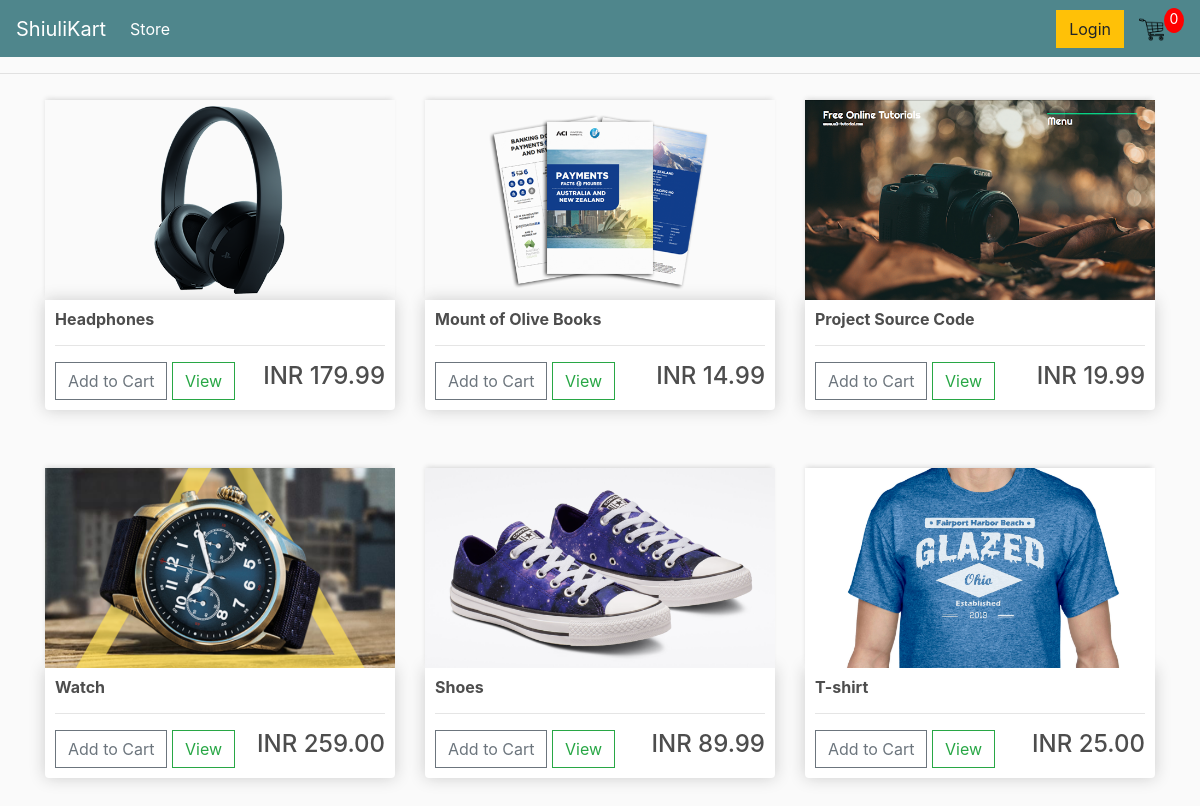
The page / on the database its author committed.
### store/models.py (models this page shows, shortened)
class Product(models.Model):
    name = models.CharField(max_length=255, null=True)
    price = models.DecimalField(max_digits=7, decimal_places=2)
    digital = models.BooleanField(default=False, null=True, blank=False)
    image = models.ImageField(null=True, blank=True)
    @property
    def ImageURL(self):
        try:
            url = self.image.url
        except:
            url = ''
        return url

### store/views.py (the view)
# urls.py: path('', include('store.urls')),
def store(request):
	data = cartData(request)
	cartItems = data['cartItems']
	products = Product.objects.all()
	context = {'products': products, 'cartItems': cartItems}
	return render(request, 'store/store.html', context)

### store/utils.py (called while the page is built, shortened)
def cookieCart(request):
    try:
        cart = json.loads(request.COOKIES['cart'])
    except:
        cart = {}
    print('cart: ', cart)
    items = []
    order = {'get_cart_total':0, 'get_cart_items':0, 'shipping': False}
    cartItems = order['get_cart_items']
    return {'cartItems': cartItems, 'order': order, 'items': items}

def cartData(request):
    if request.user.is_authenticated:
        customer = request.user.customer
        order, created = Order.objects.get_or_create(customer=customer, complete=False)
        items = order.orderitem_set.all()
        cartItems = order.get_cart_items
    else:
        cookieData = cookieCart(request)
        cartItems = cookieData['cartItems']
        order = cookieData['order']
        items = cookieData['items']
    return {'cartItems': cartItems, 'order': order, 'items': items}

### store/templates/store/store.html
{% extends 'store/main.html' %}
{% load static %}
{% block content %}
	<div class="row">
		{% for product in products %}
			<div class="col-lg-4 mb-5">
				<img class="thumbnail" src="{{ product.ImageURL }}" alt="">
				<div class="box-element product">
					<h6><strong>{{ product.name }}</strong></h6>
					<hr>
					<button data-product={{ product.id }} data-action="add" class="btn btn-outline-secondary add-btn update-cart">Add to Cart</button>
					<a class="btn btn-outline-success" href="#">View</a>
					<h4 style="display: inline-block; float: right;">INR {{ product.price| floatformat:2 }}</h4>
				</div>
			</div>
		{% endfor %}
	</div>
{% endblock %}

### store/templates/store/main.html (shortened to what this page needs)
<!DOCTYPE html>
{% load static %}
<html lang="en">
<head>
	<link rel="stylesheet" href="https://stackpath.bootstrapcdn.com/bootstrap/4.4.1/css/bootstrap.min.css">
	<link rel="stylesheet" href="{% static 'css/main.css' %}">
</head>
<body>
<nav class="navbar navbar-expand-lg navbar-dark bg-dark">
  <a class="navbar-brand" href="{% url 'store' %}">ShiuliKart</a>
  <div class="collapse navbar-collapse" id="navbarSupportedContent">
    <ul class="navbar-nav mr-auto">
      <li class="nav-item active">
        <a class="nav-link" href="{% url 'store' %}">Store <span class="sr-only">(current)</span></a>
      </li>
    </ul>
    <div class="form-inline my-2 my-lg-0">
      <a href="#" class="btn btn-warning">Login</a>
      <a href="{% url 'cart' %}">
      	<img id="cart-icon" src="{% static 'images/cart.png' %}" alt="">
      </a>
      <p id="cart-total">{{cartItems}}</p>
    </div>
  </div>
</nav>
	<hr>
	<div class="container">
		{% block content %}
		{% endblock%}
	</div>
</body>
</html>

### static/css/main.css (style rules this page uses)
body { background-color: hsl(0, 0%, 98%); }
h1,h2,h3,h4,h5,h6 { color:hsl(0, 0%, 30%); }
.box-element { box-shadow:hsl(0, 0%, 80%) 0 0 16px; background-color: #fff; border-radius: 4px; padding: 10px; }
.thumbnail { width: 100%; height: 200px; -webkit-box-shadow: -1px -3px 5px -2px rgba(214,214,214,1); -moz-box-shadow: -1px -3px 5px -2px rgba(214,214,214,1); box-shadow: -1px -3px 5px -2px rgba(214,214,214,1); }
.product { border-radius: 0 0 4px 4px; }
.bg-dark { background-color: #4f868c!important; }
#cart-icon { width:25px; display: inline-block; margin-left: 15px; }
#cart-total { display: block; text-align: center; color:#fff; background-color: red; width: 20px; height: 25px; border-radius: 50%; font-size: 14px; }
.col-lg-4, .col-lg-6, .col-lg-8, .col-lg-12 { margin-top: 10px; }
.btn { border-radius: 0; }

### rows shown on the page
Product: ImageURL (picture), name "Headphones", price "179.99"
Product: ImageURL (picture), name "Mount of Olive Books", price "14.99"
Product: ImageURL (picture), name "Project Source Code", price "19.99"
Product: ImageURL (picture), name "Watch", price "259.00"
Product: ImageURL (picture), name "Shoes", price "89.99"
Product: ImageURL (picture), name "T-shirt", price "25.00"

### other values the page prints
{{ cartItems }} "0"
